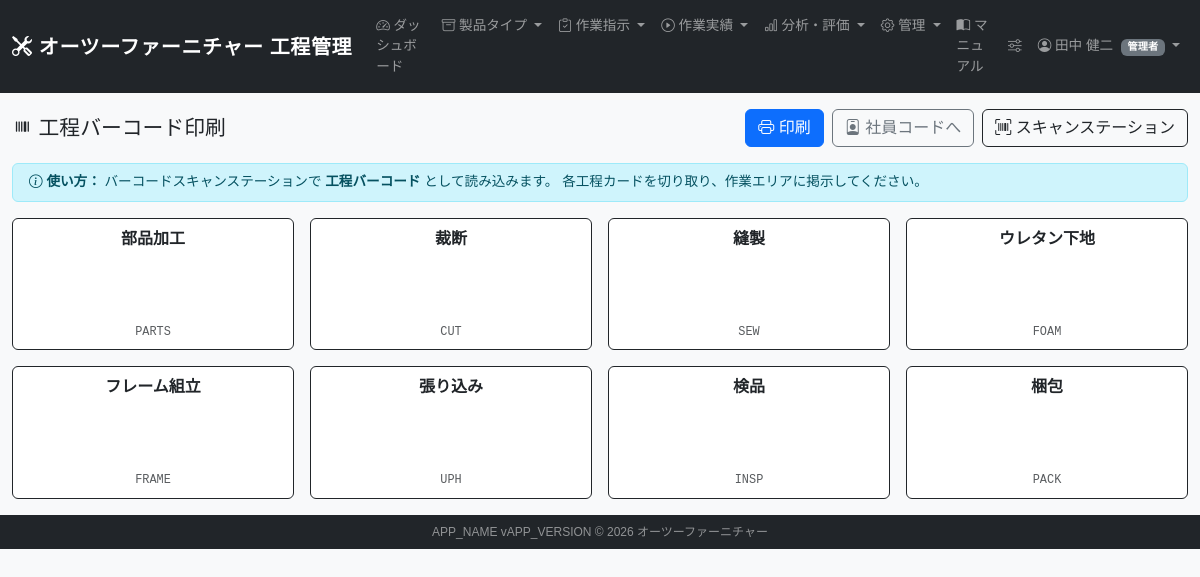
/process_barcodes.php (signed in), run on the app's committed database.
### tables this page shows
CREATE TABLE IF NOT EXISTS processes (
    id INT AUTO_INCREMENT PRIMARY KEY,
    process_code VARCHAR(50) NOT NULL UNIQUE COMMENT '工程コード',
    process_name VARCHAR(100) NOT NULL COMMENT '工程名',
    display_order INT DEFAULT 0 COMMENT '表示順',
    is_active TINYINT(1) DEFAULT 1,
    created_at DATETIME DEFAULT CURRENT_TIMESTAMP
);

### app/db.php (called while the page is built, shortened)
<?php
function getDB(): PDO {
    static $pdo = null;
    if ($pdo !== null) {
        return $pdo;
    }
    $dsn = sprintf(
        'mysql:host=%s;dbname=%s;charset=%s',
        DB_HOST, DB_NAME, DB_CHARSET
    );
    try {
        $pdo = new PDO($dsn, DB_USER, DB_PASS, [
            PDO::ATTR_ERRMODE            => PDO::ERRMODE_EXCEPTION,
            PDO::ATTR_DEFAULT_FETCH_MODE => PDO::FETCH_ASSOC,
            PDO::ATTR_EMULATE_PREPARES   => false,
        ]);
    } catch (PDOException $e) {
        error_log('[DB接続エラー] ' . $e->getMessage());
        http_response_code(503);
        die('<h1>データベース接続に失敗しました。管理者に連絡してください。</h1>');
    }
    return $pdo;
}
function dbFetchAll(string $sql, array $params = []): array {
    $stmt = getDB()->prepare($sql);
    $stmt->execute($params);
    return $stmt->fetchAll();
}

### app/functions.php (called while the page is built, shortened)
<?php
function h(mixed $str): string {
    return htmlspecialchars((string)($str ?? ''), ENT_QUOTES | ENT_HTML5, 'UTF-8');
}

### public/process_barcodes.php (the view, shortened to what this page needs)
<?php
require_once __DIR__ . '/../app/db.php';
require_once __DIR__ . '/../app/functions.php';
$processes  = dbFetchAll("SELECT * FROM processes WHERE is_active = 1 ORDER BY display_order, process_code");
require __DIR__ . '/parts/header.php';
?>
<div class="d-print-none mb-3 d-flex gap-2 align-items-center">
  <h2 class="mb-0"><i class="bi bi-upc"></i> 工程バーコード印刷</h2>
  <div class="ms-auto d-flex gap-2">
    <button class="btn btn-primary" onclick="window.print()">
      <i class="bi bi-printer"></i> 印刷
    </button>
    <a href="employee_barcodes.php" class="btn btn-outline-secondary">
      <i class="bi bi-person-badge"></i> 社員コードへ
    </a>
    <a href="barcode_station.php" class="btn btn-outline-dark">
      <i class="bi bi-upc-scan"></i> スキャンステーション
    </a>
  </div>
</div>
<div class="d-print-none alert alert-info py-2 mb-3">
  <i class="bi bi-info-circle"></i>
  <strong>使い方：</strong>
  バーコードスキャンステーションで <strong>工程バーコード</strong> として読み込みます。
  各工程カードを切り取り、作業エリアに掲示してください。
</div>
<div class="row g-3" id="barcodeContainer">
<?php foreach ($processes as $p): ?>
  <div class="col-6 col-md-4 col-lg-3">
    <div class="card border-dark barcode-card h-100">
      <div class="card-body p-2 text-center">
        <div class="fw-bold fs-6 mb-1"><?= h($p['process_name']) ?></div>
        <div class="barcode-svg-wrap">
          <svg class="barcode w-100" id="pbc-<?= $p['id'] ?>"></svg>
        </div>
        <div class="small text-muted mt-1 font-monospace"><?= h($p['process_code']) ?></div>
      </div>
    </div>
  </div>
<?php endforeach; ?>
</div>
<?php require __DIR__ . '/parts/footer.php'; ?>

### public/assets/css/style.css (style rules this page uses)
body { font-family: 'Hiragino Kaku Gothic ProN', 'Meiryo', 'Yu Gothic', sans-serif; font-size: 0.85rem; background-color: #f8f9fa; }
h2 { font-size: 1.3rem; }

### public/process_barcodes.php (style rules this page uses)
.barcode-svg-wrap svg { height: 65px; }

### data on the page
processes: process_name "部品加工", process_code "PARTS"
processes: process_name "裁断", process_code "CUT"
processes: process_name "縫製", process_code "SEW"
processes: process_name "ウレタン下地", process_code "FOAM"
processes: process_name "フレーム組立", process_code "FRAME"
processes: process_name "張り込み", process_code "UPH"
processes: process_name "検品", process_code "INSP"
processes: process_name "梱包", process_code "PACK"

### other printed values
$user['name'] "田中 健二"
roleLabel($user['role']) "管理者"
APP_NAME "APP_NAME"
APP_VERSION "APP_VERSION"
